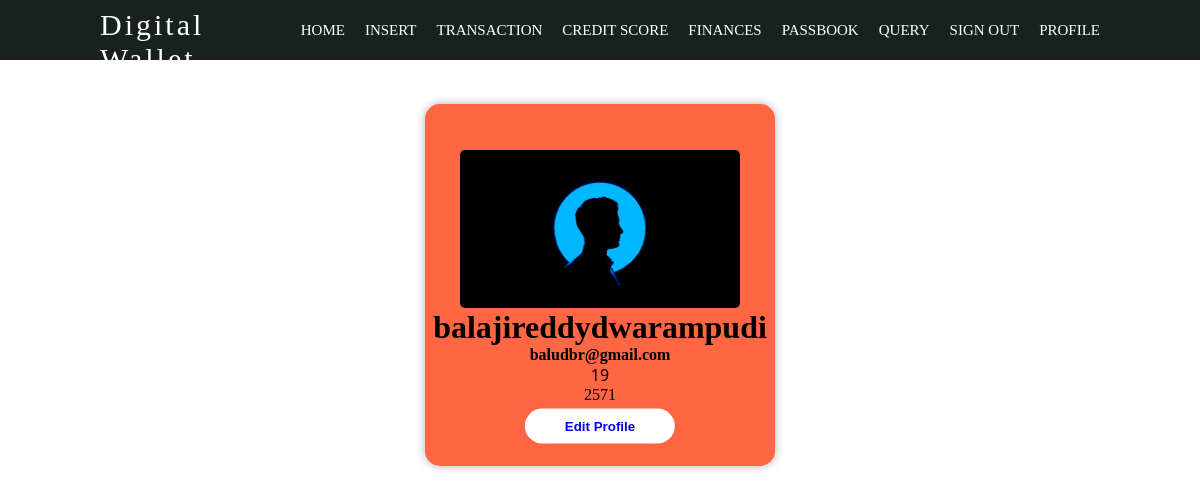
The page /profile/ (signed in) on the database its author committed.
### website/models.py (models this page shows)
class Register_Login(models.Model):
    id=models.AutoField(primary_key=True)
    name=models.CharField(max_length=200)
    email=models.EmailField(max_length=200)
    password=models.CharField(max_length=200)
    age=models.CharField(max_length=200)
    balance=models.IntegerField()
    role=models.CharField(max_length=7, default='user', editable=False)

### website/views.py (the view)
# urls.py: path('profile/',views.profile,name='viewrecord'),
def profile(request):
    try:
        id=request.session['session_id']
        xe=Register_Login.objects.get(id=id)
        if 'session_id' in request.session  and request.session['session_id']==xe.id:
            x1=Register_Login.objects.get(id=id)
            return render(request,'profile.html',{'x':id,'x1':x1})
        return render(request,'Sessiontimeout.html')
    except :
        return render(request,'Sessiontimeout.html')

### website/templates/profile.html (shortened to what this page needs)
<!DOCTYPE html>
<html lang="en">
<head>
</head>
<body>
    {%include "navbar.html"%}
    <br/>
    <br/>
<div class="card">
      <div class="top-bar">
      </div>
      <i class="fa-solid fa-user image" ><img style="max-width:280px; border-radius:5px;">
</i>
                 <h1 style="font-family:papyrus;">{{x1.name}}</h1>
                 <strong style='font-family:montserrat'>{{x1.email}}</strong>
                  <p class="title">{{x1.age}}</p>
                  <p style='font-family:montserrat'>{{x1.balance}}</p>
                  <br/>
     <div class="box">
                  <button class="btn-success"><a href="/edit/"> Edit Profile</a></button>
     </div>
        </div>
</body>
</html>

### website/templates/profile.html (style rules this page uses)
* { margin: 0; padding: 0; box-sizing: border-box; list-style: none; }
body { background-color: #ffcc80; display: flex; justify-content: center; align-items: center; font-family: "Segoe UI", Tahoma, Geneva, Verdana, sans-serif; }
.card { width: 350px; background-color: #ff6644; border-radius: 15px; display: flex; align-items: center; flex-direction: column; box-shadow: 0 0 10px rgba(0, 0, 0, 0.308); overflow: hidden; }
.card .top-bar { display: flex; justify-content: space-between; width: 100%; color: #fff; font-size: 20px; margin-bottom: 15px; padding: 25px; }
.image { width: 120px; height: 120px; border: 4px solid #fff; border-radius: 50%; display: flex; justify-content: center; align-items: center; color: rgba(255, 255, 255, 0.548); font-size: 4em; margin-bottom: 20px; }
.box { width: 100%; text-align: center; height: 40px; border-radius: 15px; display: flex; flex-direction: column; justify-content: center; gap: 15px; position: relative; }
.box button a { text-decoration: none; }
button { position: absolute; top: 0; left: 50%; transform: translate(-50%, -50%); border: none; background-color: #fff; padding: 10px 40px; border-radius: 100px; box-shadow: 0 0 7px #ff6644; color: #ff6644; font-weight: 600; }

### website/templates/navbar.html (style rules this page uses)
* { padding: 0; margin: 0; box-sizing: border-box; -webkit-tap-highlight-color: transparent; }
body { width: 100%; overflow-x: hidden; display: flex; flex-direction: column; background-color: white; }

### rows shown on the page
Register_Login: name "balajireddydwarampudi", email "baludbr@gmail.com", age "19", balance "2571"
